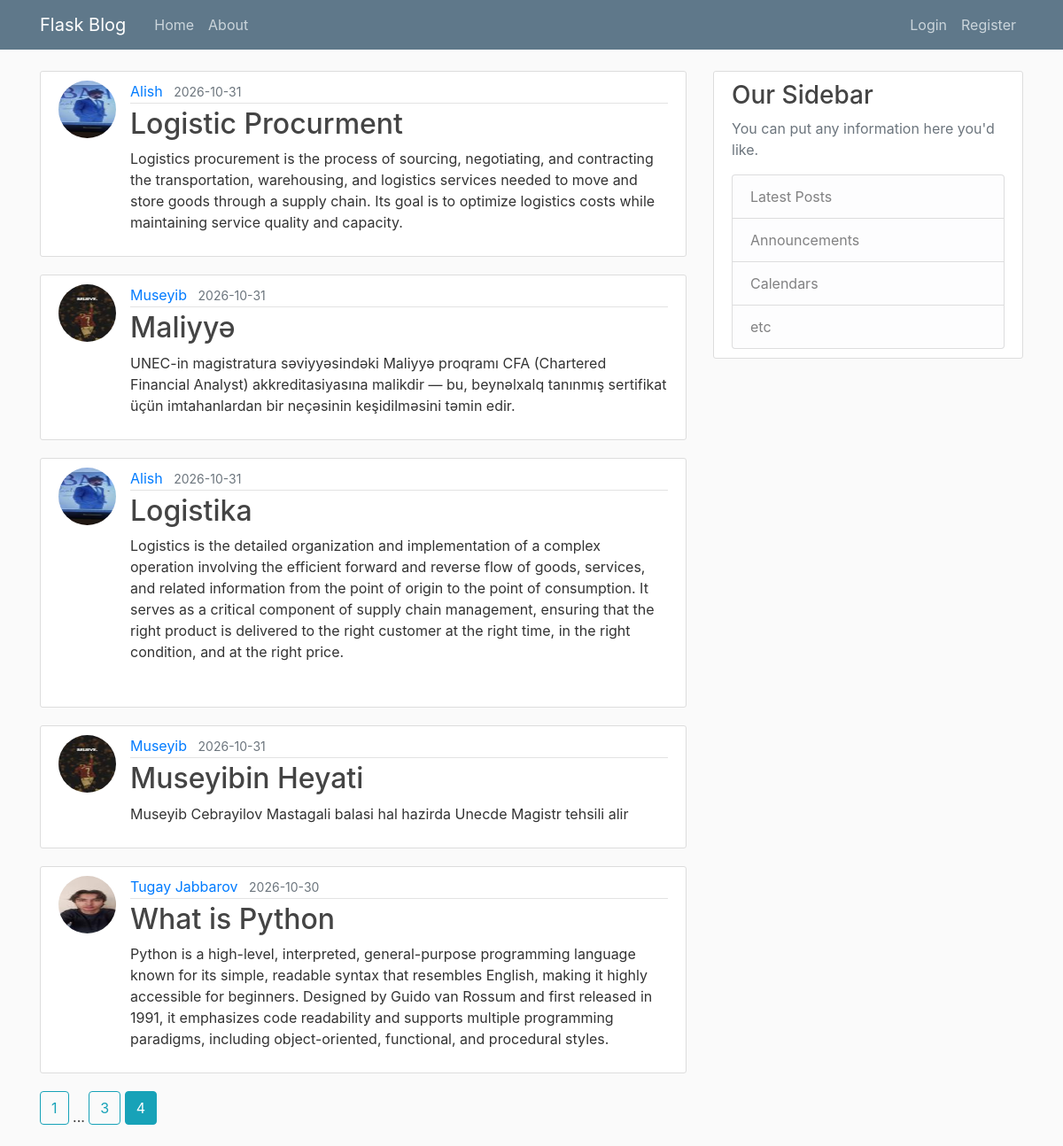
/home?page=4, run on the app's committed database.
### flaskblog/models.py (models this page shows, shortened)
class Post(db.Model):
    id = db.Column(db.Integer, primary_key=True)
    title = db.Column(db.String(100), nullable=False)
    date_posted = db.Column(db.DateTime, nullable=False, default=datetime.utcnow)
    content = db.Column(db.Text, nullable=False)
    user_id = db.Column(db.Integer, db.ForeignKey('user.id'), nullable=False)

class User(db.Model, UserMixin):
    id = db.Column(db.Integer, primary_key=True)
    username = db.Column(db.String(20), unique=True, nullable=False)
    email = db.Column(db.String(120), unique=True, nullable=False)
    image_file = db.Column(db.String(20), nullable=False, default='default.jpg')
    password = db.Column(db.String(60), nullable=False)
    posts = db.relationship("Post", backref='author', lazy=True)

### flaskblog/routes.py (the view)
@app.route("/")
@app.route("/home")
def home():
    page = request.args.get("page", 1, type=int)
    posts = Post.query.order_by(Post.date_posted.desc()).paginate(page=page, per_page=5)
    return render_template('home.html', posts=posts)

### flaskblog/templates/home.html
{% extends "layout.html" %}
{% block content %}
    {% for post in posts.items %}
        <article class="media content-section">
          <img class="rounded-circle article-img" src="{{ url_for('static', filename='profile_pics/' + post.author.image_file) }}">
          <div class="media-body">
            <div class="article-metadata">
              <a class="mr-2" href="{{ url_for('user_posts', username=post.author.username) }}">{{ post.author.username }}</a>
              <small class="text-muted">{{ post.date_posted.strftime('%Y-%m-%d') }}</small>
            </div>
            <h2><a class="article-title" href="{{ url_for('post', post_id=post.id) }}">{{ post.title }}</a></h2>
            <p class="article-content">{{ post.content }}</p>
          </div>
        </article>
    {% endfor %}
    {% for page_num in posts.iter_pages(left_edge=1, right_edge=1, left_current=1, right_current=2) %}
      {% if page_num %}
        {% if posts.page == page_num %}
          <a class="btn btn-info mb-4" href="{{ url_for('home', page=page_num) }}">{{ page_num }}</a>
        {% else %}
          <a class="btn btn-outline-info mb-4" href="{{ url_for('home', page=page_num) }}">{{ page_num }}</a>
        {% endif %}
      {% else %}
        ...
      {% endif %}
    {% endfor %}
{% endblock content %}

### flaskblog/static/main.css (style rules this page uses)
body { background: #fafafa; color: #333333; margin-top: 5rem; }
h1, h2, h3, h4, h5, h6 { color: #444444; }
.content-section { background: #ffffff; padding: 10px 20px; border: 1px solid #dddddd; border-radius: 3px; margin-bottom: 20px; }
.article-title { color: #444444; }
.article-content { white-space: pre-line; }
.article-img { height: 65px; width: 65px; margin-right: 16px; }
.article-metadata { padding-bottom: 1px; margin-bottom: 4px; border-bottom: 1px solid #e3e3e3 }

### data on the page
Post: image_file (picture), author.username "Alish", date_posted "2026-10-31", title "Logistic Procurment", content "Logistics procurement is the process of sourcing, negotiating, and contracting the transportation, warehousing, and logistics services needed to move and store goods through a supply chain. Its goal is to optimize logistics costs while maintaining service quality and capacity."
Post: image_file (picture), author.username "Museyib", date_posted "2026-10-31", title "Maliyyə", content "UNEC-in magistratura səviyyəsindəki Maliyyə proqramı CFA (Chartered Financial Analyst) akkreditasiyasına malikdir — bu, beynəlxalq tanınmış sertifikat üçün imtahanlardan bir neçəsinin keşidilməsini təmin edir."
Post: image_file (picture), author.username "Alish", date_posted "2026-10-31", title "Logistika", content "Logistics is the detailed organization and implementation of a complex operation involving the efficient forward and reverse flow of goods, services, and related information from the point of origin to the point of consumption. It serves as a critical component of supply chain management, ensuring that the right product is delivered to the right customer at the right time, in the right condition, and at the right price."
Post: image_file (picture), author.username "Museyib", date_posted "2026-10-31", title "Museyibin Heyati", content "Museyib Cebrayilov Mastagali balasi hal hazirda Unecde Magistr tehsili alir"
Post: image_file (picture), author.username "Tugay Jabbarov", date_posted "2026-10-30", title "What is Python", content "Python is a high-level, interpreted, general-purpose programming language known for its simple, readable syntax that resembles English, making it highly accessible for beginners. Designed by Guido van Rossum and first released in 1991, it emphasizes code readability and supports multiple programming paradigms, including object-oriented, functional, and procedural styles."

### other printed values
{{ page_num }} "1" "3"
{{ page_num }} "4"
